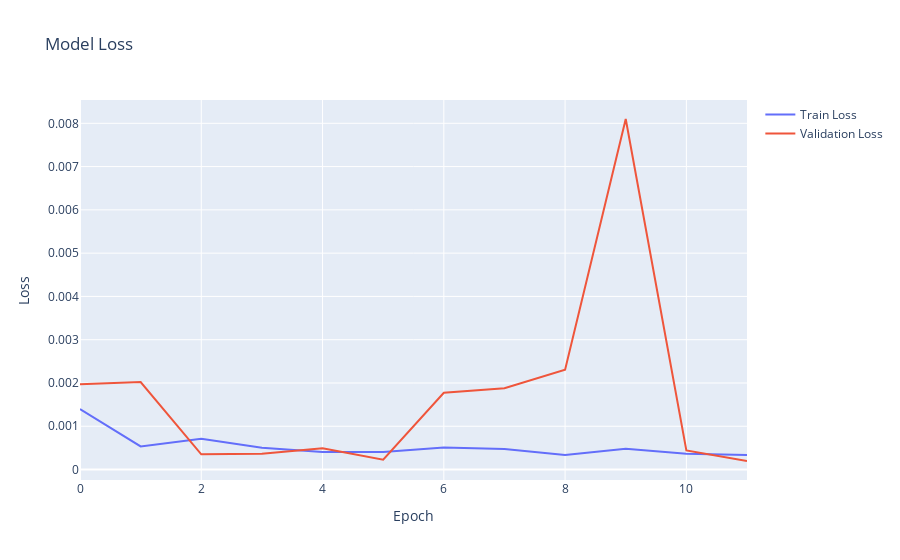

Notebook source saved alongside this figure:
### Code cell
# Plot training & validation loss values using plotly
fig_loss = go.Figure()
fig_loss.add_trace(go.Scatter(y=history.history['loss'], mode='lines', name='Train Loss'))
fig_loss.add_trace(go.Scatter(y=history.history['val_loss'], mode='lines', name='Validation Loss'))
fig_loss.update_layout(title='Model Loss', xaxis_title='Epoch', yaxis_title='Loss')
fig_loss.show()

### Figure 1 — Plotly figure (JSON) as saved in the notebook; plotly's stock layout.template omitted (floating-point values rounded to 4 significant figures)
{"data": [{"mode": "lines", "name": "Train Loss", "type": "scatter", "y": [0.001398, 0.0005355, 0.0007093, 0.0005009, 0.0004079, 0.0004036, 0.0005067, 0.0004761, 0.0003351, 0.0004782, 0.0003675, 0.0003379]}, {"mode": "lines", "name": "Validation Loss", "type": "scatter", "y": [0.001972, 0.002021, 0.0003507, 0.0003657, 0.0004926, 0.0002288, 0.001775, 0.001877, 0.002309, 0.0081, 0.0004409, 0.0001973]}], "layout": {"title": {"text": "Model Loss"}, "xaxis": {"title": {"text": "Epoch"}}, "yaxis": {"title": {"text": "Loss"}}}}
